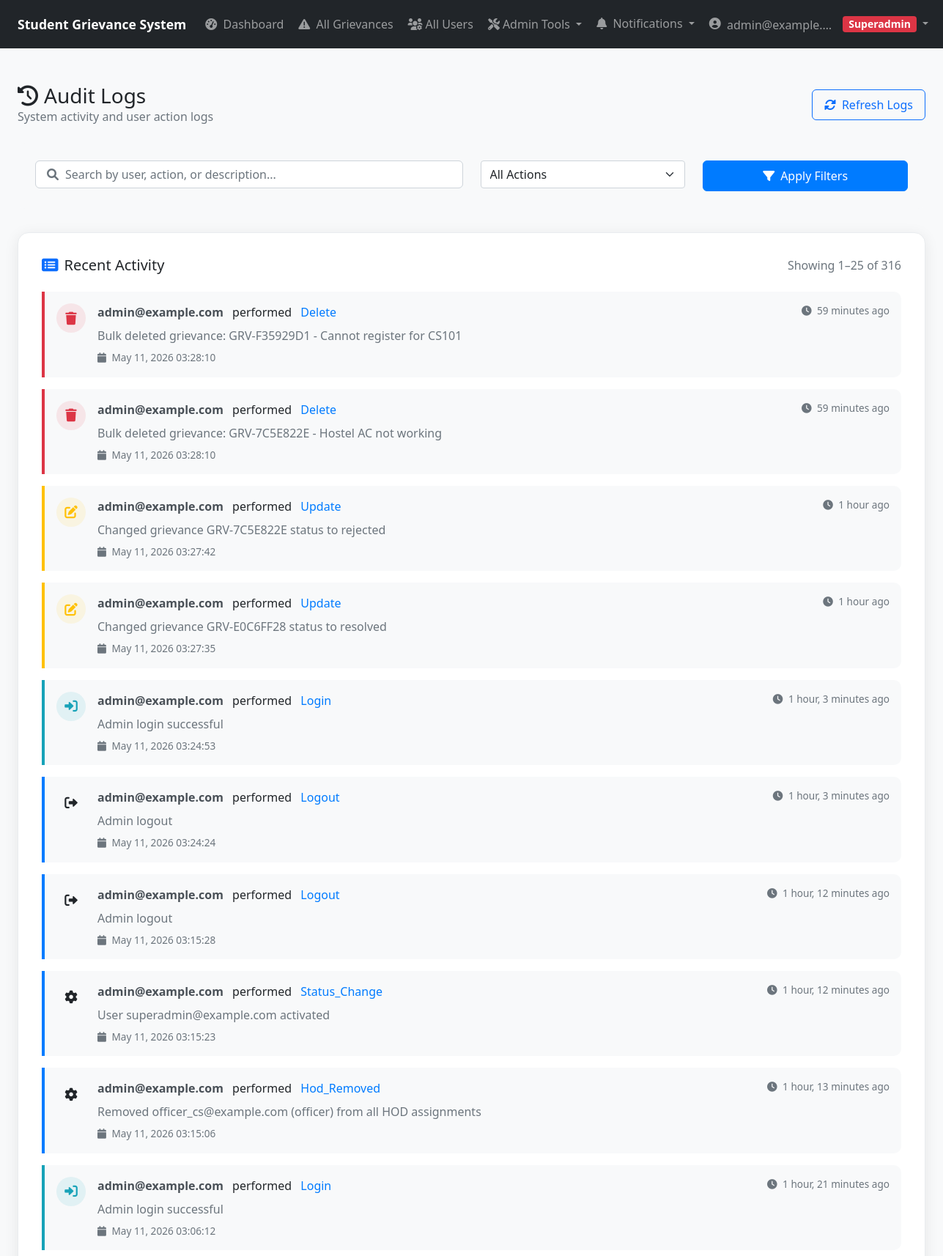
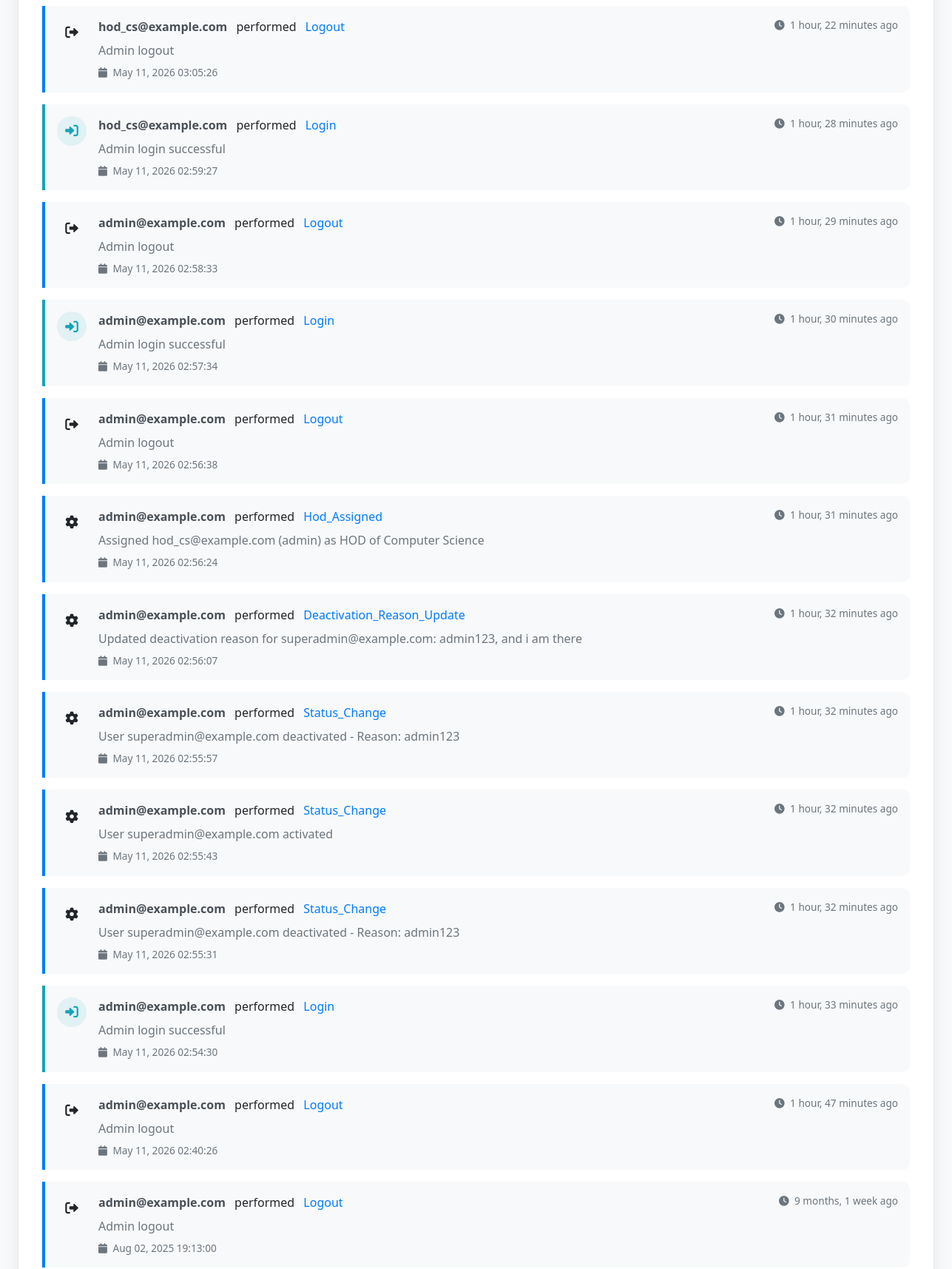
Page /api/admin-panel/audit-logs/ (signed in, upper part) on the committed database (2 pictures, top to bottom).
### apps/authentication/models.py (models this page shows, shortened)
class User(AbstractBaseUser, PermissionsMixin):
    ROLE_CHOICES = [
        ('student', 'Student'),
        ('admin', 'Admin'),
        ('superadmin', 'Super Admin'),
        ('officer', 'Grievance Officer'),
    ]
    email = models.EmailField(unique=True)  # STRING - Unique email address
    role = models.CharField(max_length=20, choices=ROLE_CHOICES, default='student')  # STRING - User role (e.g., 'student')
    created_at = models.DateTimeField(auto_now_add=True)  # DATETIME - Timestamp of registration
    is_active = models.BooleanField(default=True)
    is_staff = models.BooleanField(default=False)
    is_email_verified = models.BooleanField(default=False)
    deactivation_reason = models.TextField(blank=True, null=True, help_text="Reason for account deactivation")
    objects = UserManager()
    USERNAME_FIELD = 'email'
    REQUIRED_FIELDS = []
    def get_display_name(self):
        if hasattr(self, 'student_profile') and self.student_profile.name:
            return self.student_profile.name
        return self.email
    @property
    def is_student(self):
        return self.role == 'student'
    @property
    def is_admin(self):
        return self.role in ['admin', 'superadmin']
    @property
    def is_admin_or_officer(self):
        return self.role in ['admin', 'superadmin', 'officer']
    @property
    def is_superadmin(self):
        return self.role == 'superadmin'
    @property
    def assigned_department(self):
        if self.role == 'superadmin':
            return None  # Superadmin has access to all departments
        elif self.role == 'admin':
            return self.headed_departments.first()
        return None
    @property
    def department_name(self):
        dept = self.assigned_department
        return dept.name if dept else None

### apps/grievances/models.py (models this page shows, shortened)
class AuditLog(models.Model):
    ACTION_TYPES = [
        ('create', 'Create'),
        ('update', 'Update'),
        ('delete', 'Delete'),
        ('assign', 'Assign'),
        ('status_change', 'Status Change'),
        ('comment', 'Comment'),
        ('login', 'Login'),
        ('logout', 'Logout'),
    ]
    id = models.UUIDField(primary_key=True, default=uuid.uuid4, editable=False)
    user = models.ForeignKey(settings.AUTH_USER_MODEL, on_delete=models.SET_NULL, null=True, blank=True)
    action = models.CharField(max_length=20, choices=ACTION_TYPES)
    target_model = models.CharField(max_length=50)  # Model name
    target_id = models.CharField(max_length=100)  # ID of affected object
    description = models.TextField()
    ip_address = models.GenericIPAddressField(null=True, blank=True)
    user_agent = models.TextField(blank=True, null=True)
    timestamp = models.DateTimeField(auto_now_add=True)
    class Meta:
        ordering = ['-timestamp']

### apps/admin_panel/views.py (the view, shortened to what this page needs)
# urls.py: path('audit-logs/', views.audit_logs_view, name='audit_logs'),
@login_required
def audit_logs_view(request):
    if not can_view_audit_logs(request.user):
        messages.error(request, 'Access denied - Superadmin privileges required for audit logs')
        return redirect('admin_panel:dashboard')
    logs = AuditLog.objects.select_related('user').order_by('-timestamp')
    action_filter = request.GET.get('action')
    user_filter = request.GET.get('user')
    date_from = request.GET.get('date_from')
    date_to = request.GET.get('date_to')
    search_query = request.GET.get('search', '').strip()
    if action_filter:
        logs = logs.filter(action=action_filter)
    if user_filter:
        logs = logs.filter(user__email__icontains=user_filter)
    if search_query:
        logs = logs.filter(
            Q(description__icontains=search_query) |
            Q(target_model__icontains=search_query) |
            Q(user__email__icontains=search_query)
        )
    action_types = AuditLog.objects.values_list('action', flat=True).distinct().order_by('action')
    admin_users = AuditLog.objects.select_related('user').values(
        'user__email'
    ).distinct().order_by('user__email')[:20]
    paginator = Paginator(logs, 25)
    page_number = request.GET.get('page')
    audit_logs = paginator.get_page(page_number)
    total_logs = AuditLog.objects.count()
    today_logs = AuditLog.objects.filter(timestamp__date=timezone.now().date()).count()
    action_stats = AuditLog.objects.values('action').annotate(
        count=Count('action')
    ).order_by('-count')[:5]
    context = {
        'audit_logs': audit_logs,
        'action_types': action_types,
        'admin_users': admin_users,
        'total_logs': total_logs,
        'today_logs': today_logs,
        'action_stats': action_stats,
        'filters': {
            'action': action_filter,
            'user': user_filter,
            'date_from': date_from,
            'date_to': date_to,
            'search': search_query,
        }
    }
    return render(request, 'admin_panel/audit_logs.html', context)

### templates/admin_panel/audit_logs.html (shortened to what this page needs)
{% extends 'base.html' %}
{% load static %}
{% block content %}
<div class="container-fluid py-4">
    <div class="row mb-4">
        <div class="col-12">
            <div class="d-flex justify-content-between align-items-center">
                <div>
                    <h1 class="h3 mb-0 text-gray-800">
                        <i class="fas fa-history me-2"></i>Audit Logs
                    </h1>
                    <p class="text-muted mb-0">System activity and user action logs</p>
                </div>
                <div>
                    <button class="btn btn-outline-primary" onclick="location.reload()">
                        <i class="fas fa-sync-alt me-2"></i>Refresh Logs
                    </button>
                </div>
            </div>
        </div>
    </div>
    <div class="filter-section">
        <form method="GET" class="row g-3">
            <div class="col-md-6">
                <div class="search-box">
                    <i class="fas fa-search"></i>
                    <input type="text" class="form-control" name="search"
                           placeholder="Search by user, action, or description..."
                           value="{{ request.GET.search }}">
                </div>
            </div>
            <div class="col-md-3">
                <select class="form-select" name="action">
                    <option value="">All Actions</option>
                </select>
            </div>
            <div class="col-md-3">
                <button type="submit" class="btn btn-primary w-100">
                    <i class="fas fa-filter me-2"></i>Apply Filters
                </button>
            </div>
        </form>
    </div>
    <div class="row">
        <div class="col-12">
            <div class="audit-card">
                <div class="d-flex justify-content-between align-items-center mb-4">
                    <h5 class="card-title mb-0">
                        <i class="fas fa-list-alt me-2 text-primary"></i>Recent Activity
                    </h5>
                    {% if audit_logs %}
                    <div class="text-muted">
                        Showing {{ audit_logs.start_index }}–{{ audit_logs.end_index }} of {{ audit_logs.paginator.count }}
                    </div>
                    {% endif %}
                </div>
                {% if audit_logs %}
                <div class="audit-logs-container">
                    {% for log in audit_logs %}
                    <div class="audit-item {{ log.action|lower }}">
                        <div class="d-flex align-items-start">
                            <div class="action-icon {{ log.action|lower|default:'default' }}">
                                {% if log.action|lower == 'create' %}
                                    <i class="fas fa-plus"></i>
                                {% elif log.action|lower == 'update' %}
                                    <i class="fas fa-edit"></i>
                                {% elif log.action|lower == 'delete' %}
                                    <i class="fas fa-trash"></i>
                                {% elif log.action|lower == 'login' %}
                                    <i class="fas fa-sign-in-alt"></i>
                                {% elif log.action|lower == 'logout' %}
                                    <i class="fas fa-sign-out-alt"></i>
                                {% else %}
                                    <i class="fas fa-cog"></i>
                                {% endif %}
                            </div>
                            <div class="flex-grow-1">
                                <div class="d-flex justify-content-between align-items-start mb-2">
                                    <div>
                                        <span class="audit-user">{{ log.user.email|default:"System" }}</span>
                                        <span class="mx-2">performed</span>
                                        <span class="audit-action">{{ log.action|title }}</span>
                                    </div>
                                    <span class="audit-time">
                                        <i class="fas fa-clock me-1"></i>
                                        {{ log.timestamp|timesince }} ago
                                    </span>
                                </div>
                                {% if log.description %}
                                <div class="audit-description">
                                    {{ log.description }}
                                </div>
                                {% endif %}
                                <div class="audit-time mt-2">
                                    <i class="fas fa-calendar me-1"></i>
                                    {{ log.timestamp|date:"M d, Y H:i:s" }}
                                </div>
                            </div>
                        </div>
                    </div>
                    {% endfor %}
                </div>
                {% else %}
                <div class="text-center py-5">
                    <i class="fas fa-history fa-3x text-muted mb-3"></i>
                    <h6 class="text-muted">No audit logs available</h6>
                    <p class="text-muted small">System activities will appear here once they are recorded</p>
                </div>
                {% endif %}
            </div>
        </div>
    </div>
</div>
{% endblock %}

### templates/base.html (shortened to what this page needs)
{% load static %}
<!DOCTYPE html>
<html lang="en">
<head>
    <link href="https://cdn.jsdelivr.net/npm/bootstrap@5.1.3/dist/css/bootstrap.min.css" rel="stylesheet">
    <link rel="stylesheet" href="https://cdnjs.cloudflare.com/ajax/libs/font-awesome/6.0.0/css/all.min.css">
    <link rel="stylesheet" href="{% static 'css/style.css' %}">
</head>
<body>
    <nav class="navbar navbar-expand-lg navbar-dark bg-dark">
        <div class="container-fluid px-lg-4">
            {% if user.is_authenticated %}
                {% if user.is_admin_or_officer %}
                    <a class="navbar-brand" href="{% url 'admin_panel:dashboard' %}">
                        <span class="d-none d-sm-inline">Student Grievance System</span>
                    </a>
                {% elif user.is_student %}
                    <a class="navbar-brand" href="{% url 'students:dashboard' %}">
                        <i class="fas fa-graduation-cap d-inline d-lg-none me-2"></i>
                        <span class="d-none d-sm-inline">Student Grievance System</span>
                        <span class="d-inline d-sm-none">SGS</span>
                    </a>
                {% else %}
                    <a class="navbar-brand" href="{% url 'authentication:login_view' %}">
                        <i class="fas fa-graduation-cap d-inline d-lg-none me-2"></i>
                        <span class="d-none d-sm-inline">Student Grievance System</span>
                        <span class="d-inline d-sm-none">SGS</span>
                    </a>
                {% endif %}
            {% else %}
                <a class="navbar-brand" href="{% url 'authentication:login_view' %}">
                    <i class="fas fa-graduation-cap d-inline d-lg-none me-2"></i>
                    <span class="d-none d-sm-inline">Student Grievance System</span>
                    <span class="d-inline d-sm-none">SGS</span>
                </a>
            {% endif %}
            {% if user.is_authenticated %}
            <div class="collapse navbar-collapse" id="navbarNav">
            <div class="navbar-nav me-auto">
                {% if user.is_admin_or_officer %}
                <a class="nav-link text-nowrap" href="{% url 'admin_panel:dashboard' %}">
                    <i class="fas fa-tachometer-alt me-1"></i>
                    <span class="d-lg-inline d-none">Dashboard</span>
                </a>
                {% if user_role != 'officer' %}
                <a class="nav-link text-nowrap" href="{% url 'admin_panel:grievance_list' %}">
                    <i class="fas fa-exclamation-triangle me-1"></i>
                    <span class="d-lg-inline d-none">
                        {% if user_role == 'superadmin' %}All {% elif user_role == 'admin' %}Department {% endif %}Grievances
                    </span>
                </a>
                {% endif %}
                {% if user_role == 'superadmin' %}
                    <a class="nav-link text-nowrap d-none d-lg-block" href="{% url 'admin_panel:user_management' %}">
                        <i class="fas fa-users-cog me-1"></i>All Users
                    </a>
                    <div class="nav-item dropdown d-none d-lg-block">
                        <a class="nav-link dropdown-toggle text-nowrap" href="#" id="superadminToolsDropdown" role="button" data-bs-toggle="dropdown" aria-expanded="false">
                            <i class="fas fa-tools me-1"></i>Admin Tools
                        </a>
                    </div>
                {% endif %}
                {% endif %}
            </div>
            <div class="navbar-nav ms-auto">
                <div class="nav-item dropdown">
                    <a class="nav-link text-nowrap dropdown-toggle position-relative" href="#" id="notificationsDropdown" role="button" data-bs-toggle="dropdown" aria-expanded="false">
                        <i class="fas fa-bell"></i>
                        <span class="d-none d-sm-inline ms-1">Notifications</span>
                    </a>
                </div>
                <div class="nav-item dropdown">
                    <a class="nav-link text-nowrap dropdown-toggle" href="#" id="userDropdown" role="button" data-bs-toggle="dropdown" aria-expanded="false">
                        <i class="fas fa-user-circle me-1"></i>
                        <span class="d-none d-sm-inline-block text-truncate align-middle" style="max-width: 150px;">{{ user.get_display_name }}</span>
                        {% if user.is_superadmin %}
                            <span class="badge bg-danger ms-1">Superadmin</span>
                        {% elif user.role == 'officer' %}
                            <span class="badge bg-info ms-1">Grievance Officer</span>
                        {% elif user.is_student %}
                            <span class="badge bg-success ms-1">Student</span>
                        {% endif %}
                    </a>
                </div>
            </div>
            </div>
            {% endif %}
        </div>
    </nav>
    <main class="{% if request.resolver_match.app_name == 'admin_panel' %}container-fluid{% else %}container{% endif %} mt-4">
        {% block content %}
        {% endblock %}
    </main>
</body>
</html>

### rows in the picture
User: get_display_name "admin@example.…"
AuditLog: user.email "admin@example.com", action "Delete", timestamp "59 minutes", description "Bulk deleted grievance: GRV-F35929D1 - Cannot register for CS101", timestamp "May 11, 2026 03:28:10"
AuditLog: user.email "admin@example.com", action "Delete", timestamp "59 minutes", description "Bulk deleted grievance: GRV-7C5E822E - Hostel AC not working", timestamp "May 11, 2026 03:28:10"
AuditLog: user.email "admin@example.com", action "Update", timestamp "1 hour", description "Changed grievance GRV-7C5E822E status to rejected", timestamp "May 11, 2026 03:27:42"
AuditLog: user.email "admin@example.com", action "Update", timestamp "1 hour", description "Changed grievance GRV-E0C6FF28 status to resolved", timestamp "May 11, 2026 03:27:35"
AuditLog: user.email "admin@example.com", action "Login", timestamp "1 hour, 3 minutes", description "Admin login successful", timestamp "May 11, 2026 03:24:53"
AuditLog: user.email "admin@example.com", action "Logout", timestamp "1 hour, 3 minutes", description "Admin logout", timestamp "May 11, 2026 03:24:24"
AuditLog: user.email "admin@example.com", action "Logout", timestamp "1 hour, 12 minutes", description "Admin logout", timestamp "May 11, 2026 03:15:28"
AuditLog: user.email "admin@example.com", action "Status_Change", timestamp "1 hour, 12 minutes", description "User superadmin@example.com activated", timestamp "May 11, 2026 03:15:23"
AuditLog: user.email "admin@example.com", action "Hod_Removed", timestamp "1 hour, 13 minutes", description "Removed officer_cs@example.com (officer) from all HOD assignments", timestamp "May 11, 2026 03:15:06"
AuditLog: user.email "admin@example.com", action "Login", timestamp "1 hour, 21 minutes", description "Admin login successful", timestamp "May 11, 2026 03:06:12"
AuditLog: user.email "hod_cs@example.com", action "Logout", timestamp "1 hour, 22 minutes", description "Admin logout", timestamp "May 11, 2026 03:05:26"
AuditLog: user.email "hod_cs@example.com", action "Login", timestamp "1 hour, 28 minutes", description "Admin login successful", timestamp "May 11, 2026 02:59:27"
AuditLog: user.email "admin@example.com", action "Logout", timestamp "1 hour, 29 minutes", description "Admin logout", timestamp "May 11, 2026 02:58:33"
AuditLog: user.email "admin@example.com", action "Login", timestamp "1 hour, 30 minutes", description "Admin login successful", timestamp "May 11, 2026 02:57:34"
AuditLog: user.email "admin@example.com", action "Logout", timestamp "1 hour, 31 minutes", description "Admin logout", timestamp "May 11, 2026 02:56:38"
AuditLog: user.email "admin@example.com", action "Hod_Assigned", timestamp "1 hour, 31 minutes", description "Assigned hod_cs@example.com (admin) as HOD of Computer Science", timestamp "May 11, 2026 02:56:24"
AuditLog: user.email "admin@example.com", action "Deactivation_Reason_Update", timestamp "1 hour, 32 minutes", description "Updated deactivation reason for superadmin@example.com: admin123, and i am there", timestamp "May 11, 2026 02:56:07"
AuditLog: user.email "admin@example.com", action "Status_Change", timestamp "1 hour, 32 minutes", description "User superadmin@example.com deactivated - Reason: admin123", timestamp "May 11, 2026 02:55:57"
AuditLog: user.email "admin@example.com", action "Status_Change", timestamp "1 hour, 32 minutes", description "User superadmin@example.com activated", timestamp "May 11, 2026 02:55:43"
AuditLog: user.email "admin@example.com", action "Status_Change", timestamp "1 hour, 32 minutes", description "User superadmin@example.com deactivated - Reason: admin123", timestamp "May 11, 2026 02:55:31"
AuditLog: user.email "admin@example.com", action "Login", timestamp "1 hour, 33 minutes", description "Admin login successful", timestamp "May 11, 2026 02:54:30"
AuditLog: user.email "admin@example.com", action "Logout", timestamp "1 hour, 47 minutes", description "Admin logout", timestamp "May 11, 2026 02:40:26"
AuditLog: user.email "admin@example.com", action "Logout", timestamp "9 months, 1 week", description "Admin logout", timestamp "Aug 02, 2025 19:13:00"

### other values in the picture
{{ audit_logs.start_index }} "1"
{{ audit_logs.end_index }} "25"
{{ audit_logs.paginator.count }} "316"
